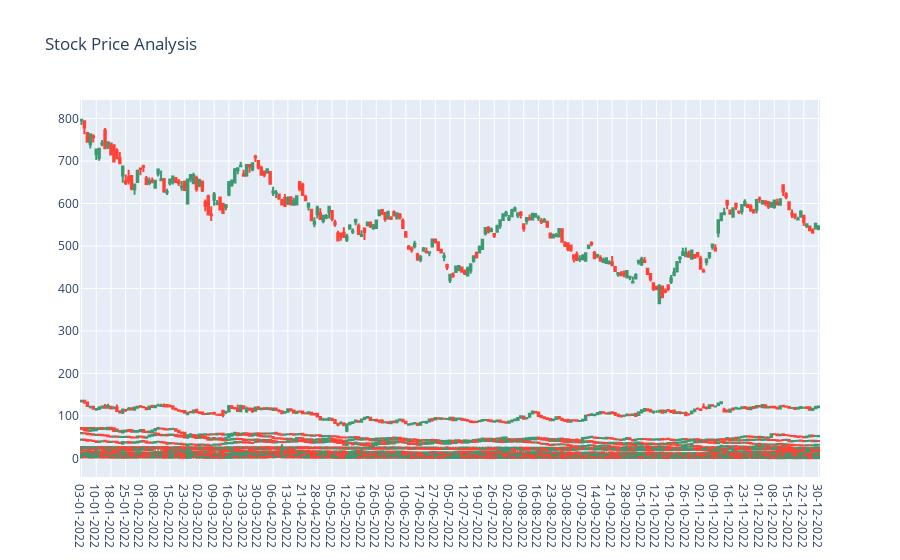

The notebook cell saved with this chart:
### Code cell
import plotly.graph_objects as gp
f=go.Figure(data=[gp.Candlestick(x=data['date'],
                                 open=data['open'],high=data['high'],
                                 low=data['low'],close=data['close'])])
f.update_layout(title="Stock Price Analysis", xaxis_rangeslider_visible=False)

### Figure 1 — Plotly figure (JSON) as saved in the notebook; plotly's stock layout.template omitted (floating-point values rounded to 4 significant figures; data arrays with more than 128 entries replaced by an {"elided": "..."} marker saying what was removed)
{"data": [{"close": {"elided": "7781 float values"}, "high": {"elided": "7781 float values"}, "low": {"elided": "7781 float values"}, "open": {"elided": "7781 float values"}, "type": "candlestick", "x": {"elided": "7781 str values"}}], "layout": {"title": {"text": "Stock Price Analysis"}, "xaxis": {"rangeslider": {"visible": false}}}}
